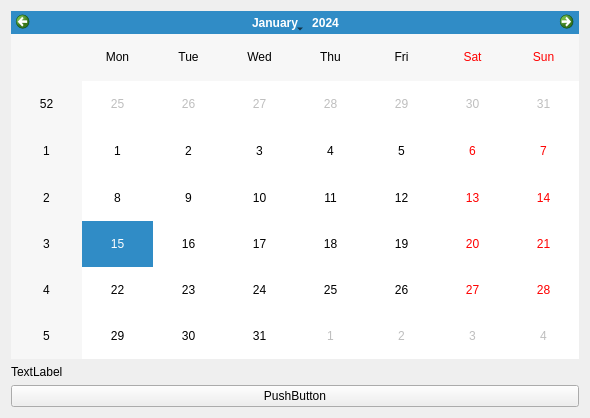
<?xml version="1.0" encoding="UTF-8"?>
<ui version="4.0">
 <class>Form</class>
 <widget class="QWidget" name="Form">
  <property name="geometry">
   <rect>
    <x>0</x>
    <y>0</y>
    <width>590</width>
    <height>418</height>
   </rect>
  </property>
  <property name="windowTitle">
   <string>Form</string>
  </property>
  <layout class="QVBoxLayout" name="verticalLayout_2">
   <item>
    <layout class="QVBoxLayout" name="verticalLayout">
     <item>
      <widget class="QCalendarWidget" name="calendarWidget"/>
     </item>
     <item>
      <widget class="QLabel" name="label">
       <property name="text">
        <string>TextLabel</string>
       </property>
      </widget>
     </item>
     <item>
      <widget class="QPushButton" name="pushButton">
       <property name="text">
        <string>PushButton</string>
       </property>
      </widget>
     </item>
    </layout>
   </item>
  </layout>
 </widget>
 <resources/>
 <connections/>
</ui>
